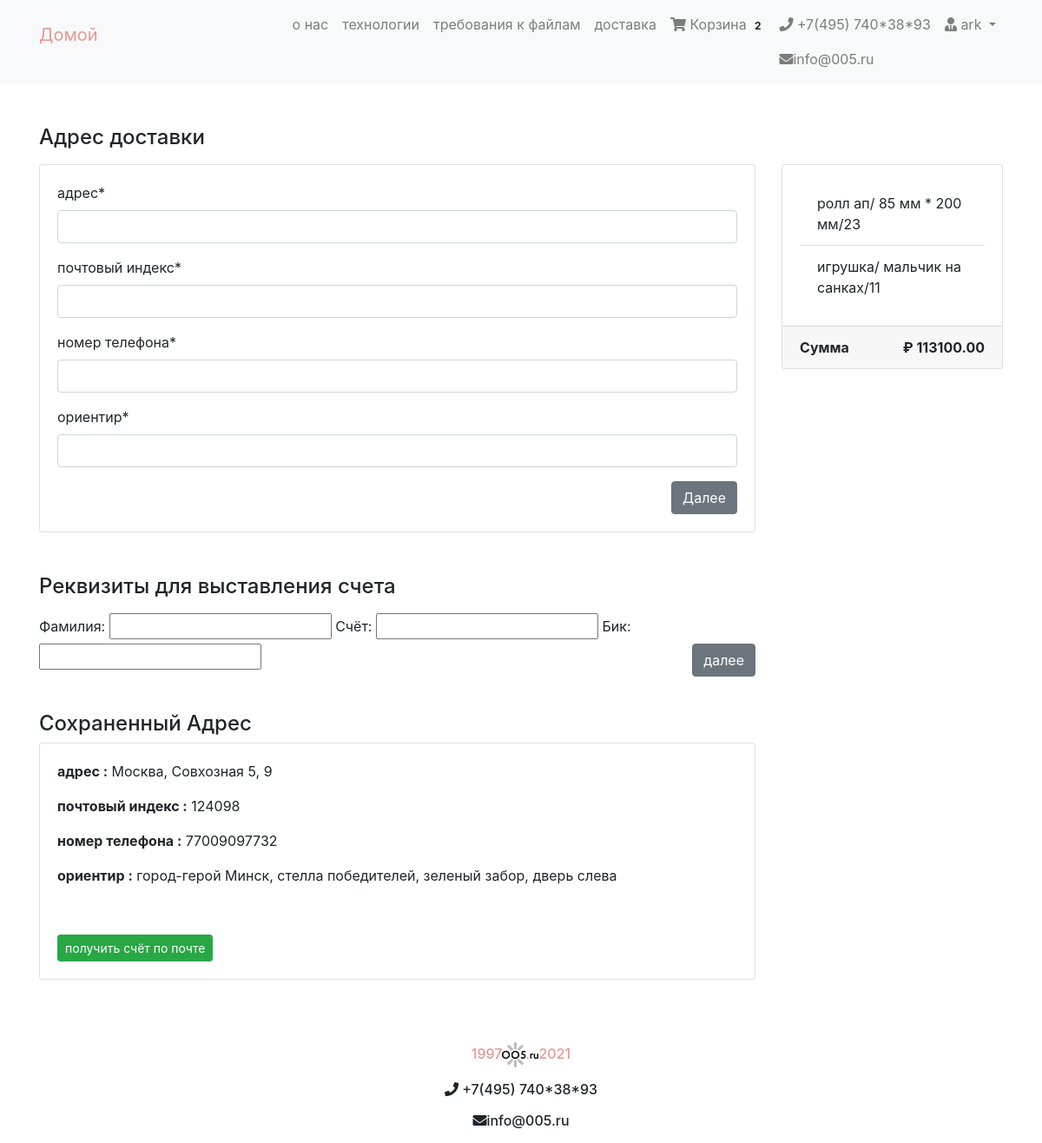
Screenshot of /checkout/ (signed in) with the database file from the repository.
### cart/models.py (models this page shows, shortened)
class Order(models.Model):
    orderitems  = models.ManyToManyField(Cart)
    user = models.ForeignKey(User, on_delete=models.CASCADE)
    ordered = models.BooleanField(default=False)
    created = models.DateTimeField(auto_now_add=True)
    paymentId = models.CharField(max_length=200, blank=True , null=True)
    orderId = models.CharField(max_length=200, blank=True, null=True)
    def get_totals(self):
        total = 0
        for order_item in self.orderitems.all():
            total += order_item.get_total()
        return total

class Cart(models.Model):
    user = models.ForeignKey(User, on_delete=models.CASCADE)
    item = models.ForeignKey(Product, on_delete=models.CASCADE)
    quantity = models.IntegerField(default=1)
    purchased = models.BooleanField(default=False)
    created = models.DateTimeField(auto_now_add=True)
    def get_total(self):
        total = int(float(self.item.calc()))
        return total #floattotal

### checkout/models.py (models this page shows, shortened)
class BillingAddress(models.Model):
	user = models.ForeignKey(User, on_delete=models.CASCADE)
	address = models.CharField(max_length=100)
	zipcode = models.CharField(max_length=50)
	cellular = models.CharField(max_length=50)
	landmark = models.CharField(max_length=300)
	class Meta:
		verbose_name_plural = "Billing Addresses"

### products/models.py (models this page shows, shortened)
class  Product(PolymorphicModel):
    mainimage = models.ImageField(upload_to='products/', blank=True, null=True)
    name = models.CharField(max_length=300, default = None, null=True)
    slug = models.SlugField(default = None, null=True)
    subcategory = models.ForeignKey(SubCategory, on_delete=models.CASCADE, default = None, null=True)
    category = models.ForeignKey(Category, on_delete=models.CASCADE, default = None, null=True)
    preview_text = models.TextField(max_length=50, verbose_name='Preview Text', blank=True, null=True)
    detail_text = models.TextField(max_length=1000, verbose_name='Detail Text', blank=True, null=True)
    lim1 = models.FloatField(default = None, null=True)
    lim2 = models.FloatField(default = None, null=True)
    tirazh = models.IntegerField(null=False)
    t = models.IntegerField(null=True)
    p = models.FloatField(default = None, null=True)
    box_size = models.CharField(max_length=50)
    def calc(self):
        boxsize = self.boxsizes_set.get(value = self.box_size)
        a = float(boxsize.b*self.tirazh**2+boxsize.h*self.tirazh**1+boxsize.d)*self.p
        if self.tirazh<self.lim1:
            self.tirazh=self.lim1
        elif self.tirazh>self.lim2:
            self.tirazh=self.lim2
        return "{0:.2f}".format(round(a,0))

### checkout/views.py (the view, shortened to what this page needs)
# urls.py: path('checkout/', checkout, name="index"),
def checkout(request):
    form = BillingForm
    test_form = TestForm
    order_qs = Order.objects.filter(user= request.user, ordered=False)
    order_items = order_qs[0].orderitems.all()
    order_total = order_qs[0].get_totals()
    context = {"form": form, "order_items": order_items, "order_total": order_total}
    saved_address = BillingAddress.objects.filter(user = request.user)
    if saved_address.exists():
        savedAddress = saved_address.first()
        context = {"form": form, "order_items": order_items, "order_total": order_total, "savedAddress": savedAddress, "test_form": test_form}
    return render(request, 'checkout/index.html', context)

### cart/templatetags/cart_tag.py (called while the page is built)
@register.filter
def cart_total(user):
    order = Order.objects.filter(user=user, ordered=False)
    if order.exists():
    	return order[0].orderitems.count()
    else:
    	return 0

### checkout/templates/checkout/index.html (shortened to what this page needs)
{% extends 'products/base.html' %}
{% load crispy_forms_tags %}
{% block content %}
<div class="container mt-5">
  <h4 class="mb-3">Адрес доставки  </h4>
  <div class="row">
    <div class="col-md-9">
     <div class="card mb-5" style="height: auto">
       <div class="card-body">
          <form method="POST">
         {{ form | crispy}}
          <button type="submit" class="btn btn-secondary float-right">Далее</button>
          </form>
       </div>
     </div>
     <h4 class="mb-3">Реквизиты для выставления счета  </h4>
     <div class="test_form">
      <form action="{% url 'checkout:send_email' %}" method="post" >
     {{ test_form}}
      <button type="submit" class="btn btn-secondary float-right">далее</button>
      </form>
   </div>
<br>
<br>
      {% if savedAddress %}
      <h4>Сохраненный Адрес</h4>
      <div class="card mb-5" style="height: auto">
        <div class="card-body">
          <p><b>адрес :</b> {{ savedAddress.address }}</p>
          <p><b>почтовый индекс :</b> {{ savedAddress.zipcode }}</p>
          <p><b>номер телефона :</b> {{ savedAddress.cellular }}</p>
          <p><b>ориентир :</b> {{ savedAddress.landmark }}</p>
        </div>
        <div class="card-body">
        <a href="{% url 'checkout:send_email' %}"  class="btn btn-success btn-sm"></button>получить счёт по почте</a>
        </div>
      </div>
      {% endif %}
    </div>
    <div class="col-md-3">
      <div class="card" style="height: auto">
        <div class="card-body">
          <ul class="list-group list-group-flush">
            {% for item in order_items %}
            <li class="list-group-item">{{ item.item.name }}/ {{ item.item.box_size }}/{{ item.item.tirazh }} </li>
            {% endfor %}
          </ul>
        </div>
           <div class="card-footer">
            <span class="float-left"><b>Сумма</b></span>
            <span class="float-right"><b>₽ {{ order_total | floatformat:2 }}</b></span>
          </div>
      </div>
    </div>
  </div>
</div>
{% endblock %}

### products/templates/products/navbar.html (shortened to what this page needs)
{% load cart_tag %}
<nav class="navbar navbar-expand-lg navbar-light bg-light">
  <div class="container">
  <a class="navbar-brand" href="/"><p style="color:rgb(229, 152, 147)">Домой</p></a>
  <div class="collapse navbar-collapse" id="navbarNav">
    <ul class="navbar-nav ml-auto">
      <li {% if request.path == 'contact' %}class="nav-item active"{% else %}class="nav-item"{% endif %}>
        <a class="nav-link" href="http://127.0.0.1:8000/about.html/">о нас <span class="sr-only">(current)</span></a>
      </li>
      <li class="nav-item">
        <a class="nav-link" href="http://127.0.0.1:8000/technologies.html">технологии</a>
      </li>
      <li class="nav-item">
        <a class="nav-link" href="http://127.0.0.1:8000/requirements.html/">требования к файлам</a>
      </li>
      <li class="nav-item">
        <a class="nav-link" href="http://127.0.0.1:8000/delivery.html/">доставка</a>
      </li>
      {% if request.user.is_authenticated %}
      <li class="nav-item">
        <a class="nav-link" href="{% url 'mainapp:cart-home' %}">
          <i class="fa fa-shopping-cart"></i>  Корзина
          <span class="badge badge-light">{{ request.user| cart_total }}</span>
        </a>
      </li>
      <li class="nav-item">
        <a class="nav-link" href="#"><i class="fa fa-phone"></i> +7(495) 740*38*93</a>
        <a class="nav-link" href="#"><i class="fa fa-envelope" aria-hidden="true"></i>info@005.ru</a>
      </li>
      <li class="nav-item dropdown">
        <a class="nav-link dropdown-toggle" href="#" id="navbarDropdown" role="button" data-toggle="dropdown" aria-haspopup="true" aria-expanded="false">
          <i class="fas fa-user-tie"></i> {{ request.user.username }}
        </a>
      </li>
      {% else %}
       <li class="nav-item">
        <a  class="btn btn-primary" href="/accounts/login/">Login / Register</a>
      </li>
      {% endif %}
    </ul>
  </div>
  </div>
</nav>

### products/templates/products/base.html (style rules this page uses)
.card { height: 300px; }

### rows the page displays
BillingAddress: address "Москва, Совхозная 5, 9", zipcode "124098", cellular "77009097732", landmark "город-герой Минск, стелла победителей, зеленый забор, дверь слева"
Cart: item.name "ролл ап", item.box_size "85 мм * 200 мм", item.tirazh "23"
Cart: item.name "игрушка", item.box_size "мальчик на санках", item.tirazh "11"

### other values shown
{{ request.user| cart_total }} "2"
{{ request.user.username }} "ark"
{{ order_total | floatformat:2 }} "113100.00"
